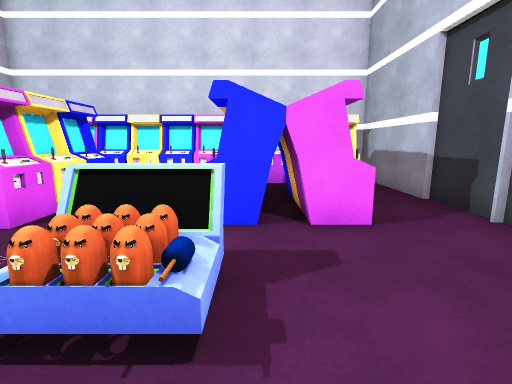
view 1 (above)

16 first-person views from a walk through a scene from a Unity 3-D project. The camera is 1.5 m above the floor, tilts 10° down and sees 85° across. The floor is counted in squares, 1 m on a side. Each view is taken from the middle of a square. On the plan, view 1 faces up. The plan holds only what a view shows up to about 14 squares ahead; the rest is blank. The place goes on beyond the plan. The player is left out.

view 2
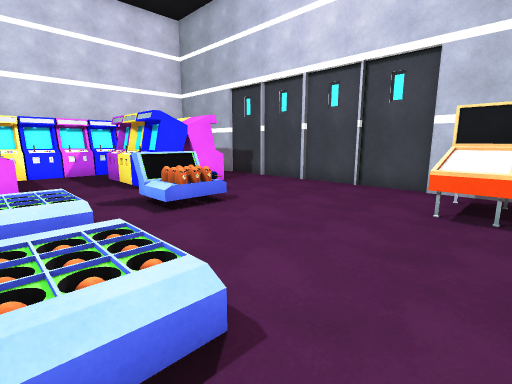

view 3
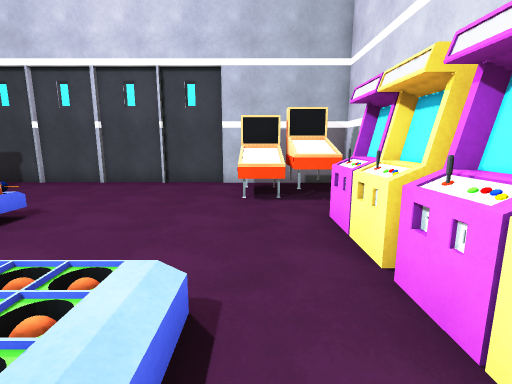

view 4
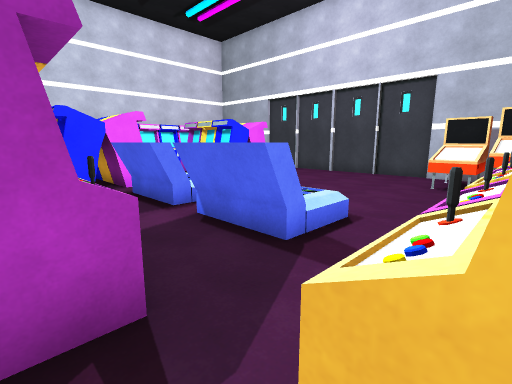

view 5
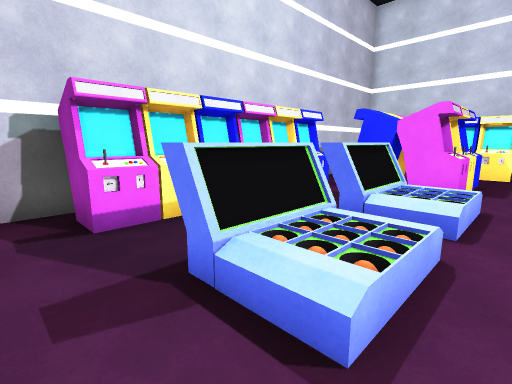

view 6
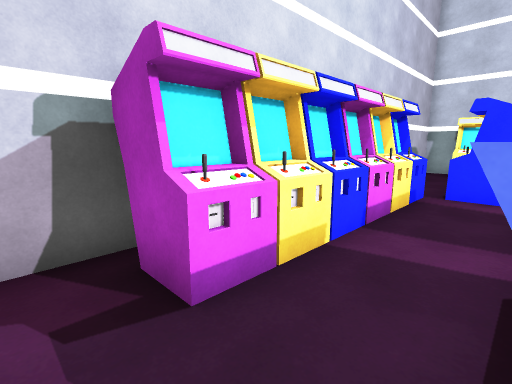

view 7
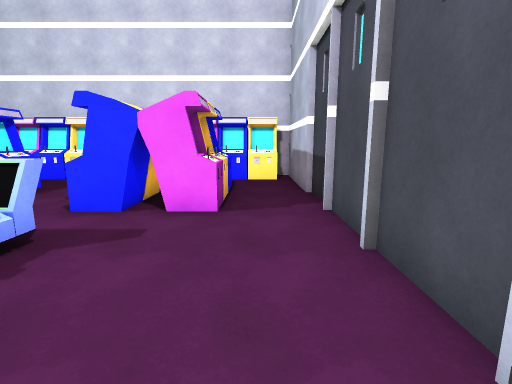

view 8
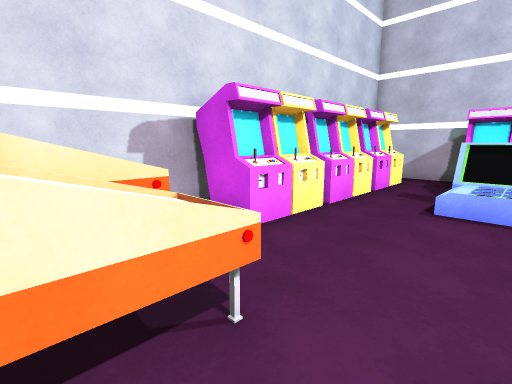

view 9
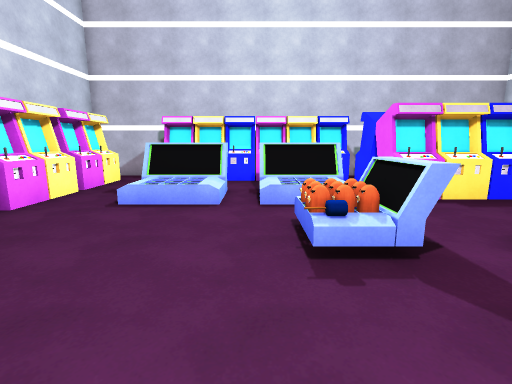

view 10
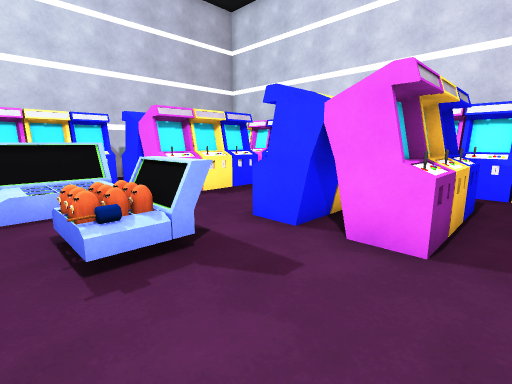

view 11
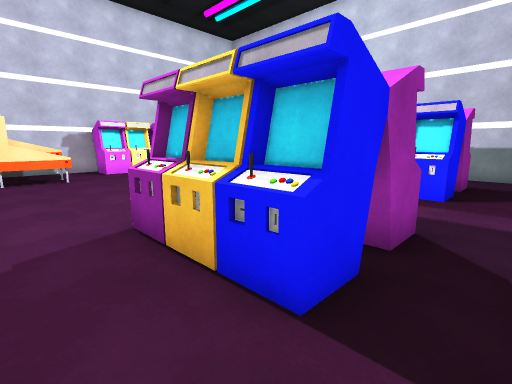

view 12
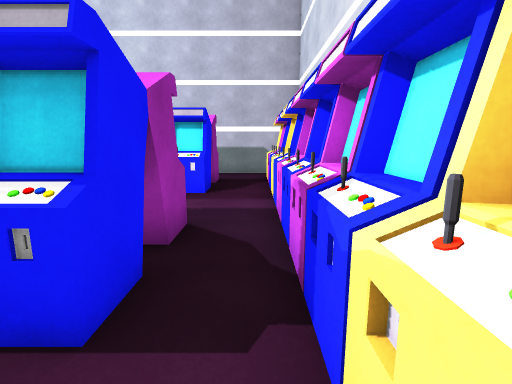

view 13
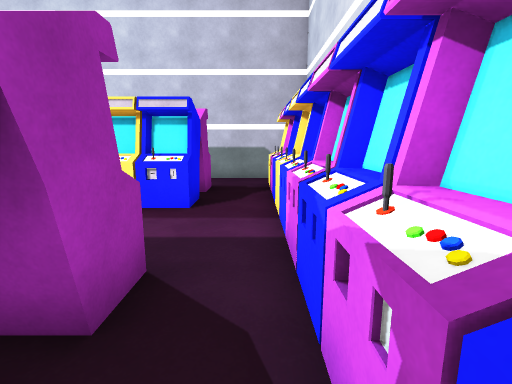

view 14
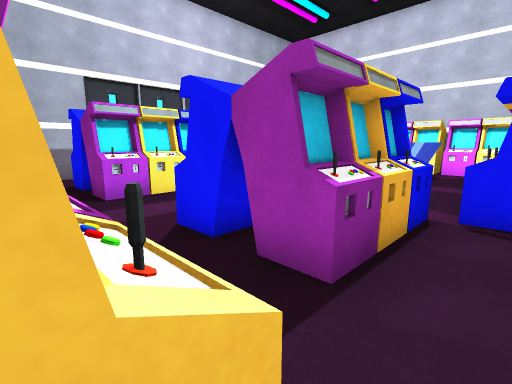

view 15
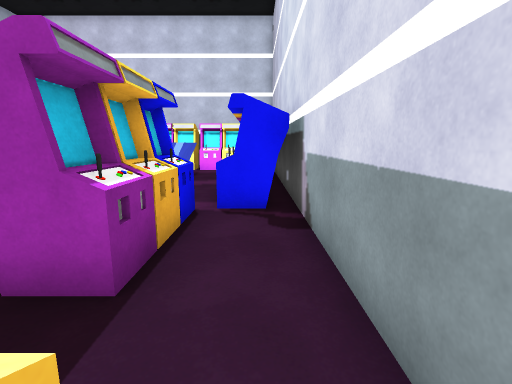

view 16
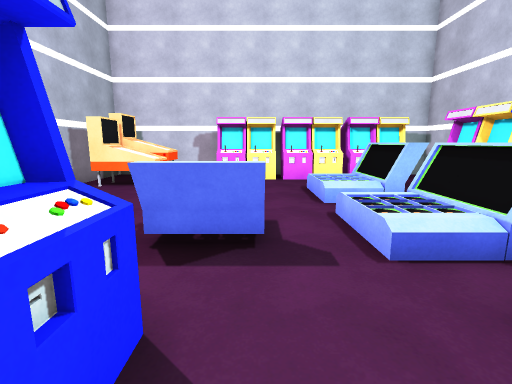

### Floor plan
Key: @ floor where view 1 was taken; # wall or solid block; x gap in a wall; . main floor; : floor 0.5 m higher than the main floor; / step, stairs or slope; = window, fence, low wall or low ledge; ^ raised ledge; T table; O other object.
Columns run from 10 left of view 1 to 5 right of it. Each row starts with its distance up from view 1.
 12 ###
 11 #.##############
 10 #..............#
  9 #........####..#
  8 #..###=..####..#
  7 #..####..####..#
  6 #..####..####..#
  5 ##x####..####..#
  4 ##^............#
  3  #=.^=O.TT.....#
  2  ##.^#O.//.....#
  1  ##.^x/........#
  0  ##.^x/...@....#
 -1  #=.^#/........#
 -2 ##=.^=:........#
 -3 ###.........^#.#
 -4 #...........^x.#
 -5 #.########..^x.#
 -6 ###     ########

Where each view was taken, in squares from view 1:
view 1: 0 up, 0 right, facing up
view 2: 4 down, 5 left, facing up-right
view 3: 3 down, 6 left, facing right
view 4: 5 down, 9 left, facing up-right
view 5: 4 down, 3 left, facing up-left
view 6: 4 down, 6 left, facing up-left
view 7: 1 down, 3 right, facing up
view 8: 1 down, 3 right, facing down-left
view 9: 1 up, 3 right, facing left
view 10: 1 up, 3 right, facing up-left
view 11: 10 up, 4 right, facing down-left
view 12: 10 up, 4 right, facing left
view 13: 10 up, 2 right, facing left
view 14: 11 up, 9 left, facing down-right
view 15: 11 up, 9 left, facing down
view 16: 7 up, 2 left, facing down
